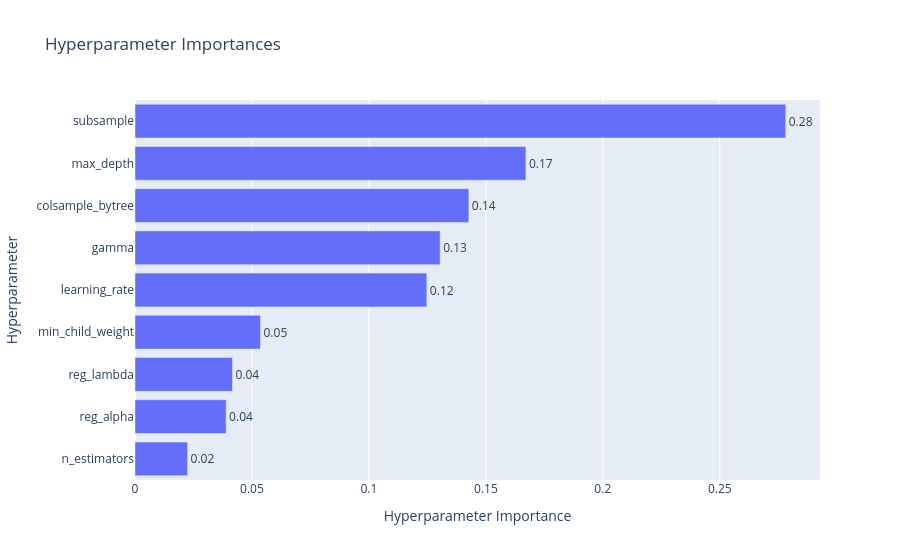

Here is the notebook cell this chart was saved with:
### Code cell
plot_param_importances(study).show()

### Figure 1 — Plotly figure (JSON) as saved in the notebook; plotly's stock layout.template omitted (floating-point values rounded to 4 significant figures)
{"data": [{"cliponaxis": false, "hovertemplate": ["n_estimators (IntDistribution): 0.022471496872003324<extra></extra>", "reg_alpha (FloatDistribution): 0.03895052115780426<extra></extra>", "reg_lambda (FloatDistribution): 0.041651255798641075<extra></extra>", "min_child_weight (FloatDistribution): 0.05364125541587103<extra></extra>", "learning_rate (FloatDistribution): 0.12476244542059323<extra></extra>", "gamma (FloatDistribution): 0.13046572540556123<extra></extra>", "colsample_bytree (FloatDistribution): 0.14272953401351948<extra></extra>", "max_depth (IntDistribution): 0.16711939368912324<extra></extra>", "subsample (FloatDistribution): 0.2782083722268831<extra></extra>"], "name": "Objective Value", "orientation": "h", "text": ["0.02", "0.04", "0.04", "0.05", "0.12", "0.13", "0.14", "0.17", "0.28"], "textposition": "outside", "type": "bar", "x": [0.02247, 0.03895, 0.04165, 0.05364, 0.1248, 0.1305, 0.1427, 0.1671, 0.2782], "y": ["n_estimators", "reg_alpha", "reg_lambda", "min_child_weight", "learning_rate", "gamma", "colsample_bytree", "max_depth", "subsample"]}], "layout": {"title": {"text": "Hyperparameter Importances"}, "xaxis": {"title": {"text": "Hyperparameter Importance"}}, "yaxis": {"title": {"text": "Hyperparameter"}}}}
